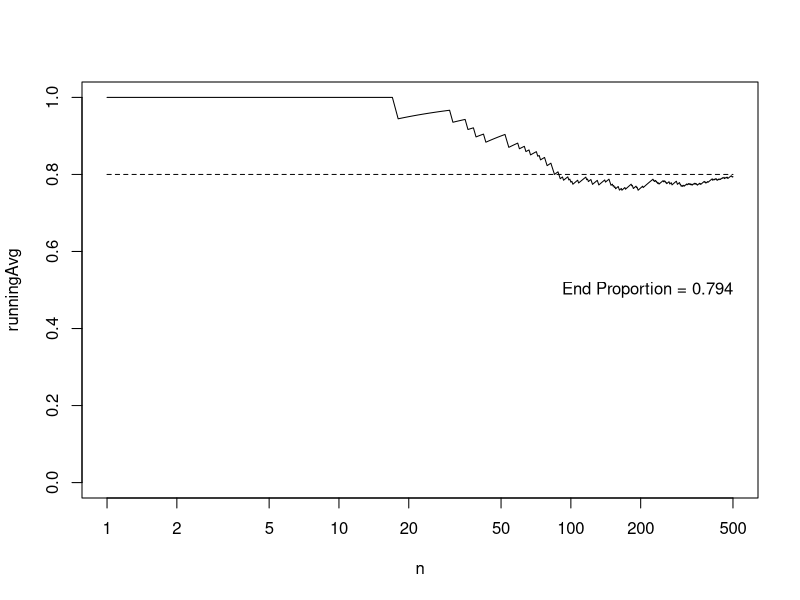

Here is the R script that generated this plot:
N = 500
n = 1:N  # Flip number vector

p_head = .8  # Probability to get a Head
coinFlips = sample(x=c(0, 1), prob=c(1 - p_head, p_head), size=N, replace=TRUE)
runningAvg = cumsum(coinFlips) / n

# Plot
plot(n, runningAvg, log="x", type='l', ylim=c(0, 1))
lines(c(1, N), c(.8, .8), lty=2)  # Line type = 2 for dashed line. See 'par' help.
# adj=1 let R adjust the x positioning of the text freely
text(N, 0.5, paste("End Proportion =", runningAvg[N]), adj=1)
